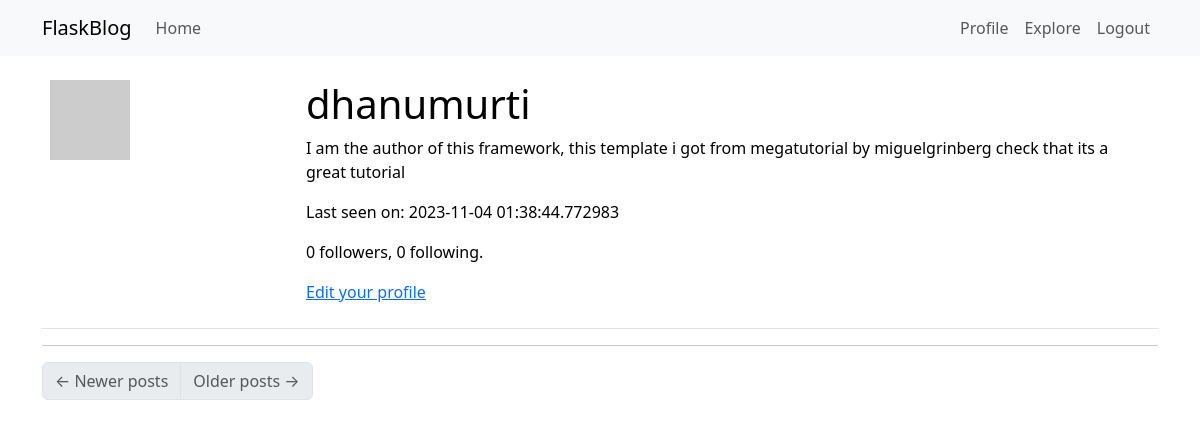
/user/dhanumurti (signed in), run on an earlier commit of the app's database.
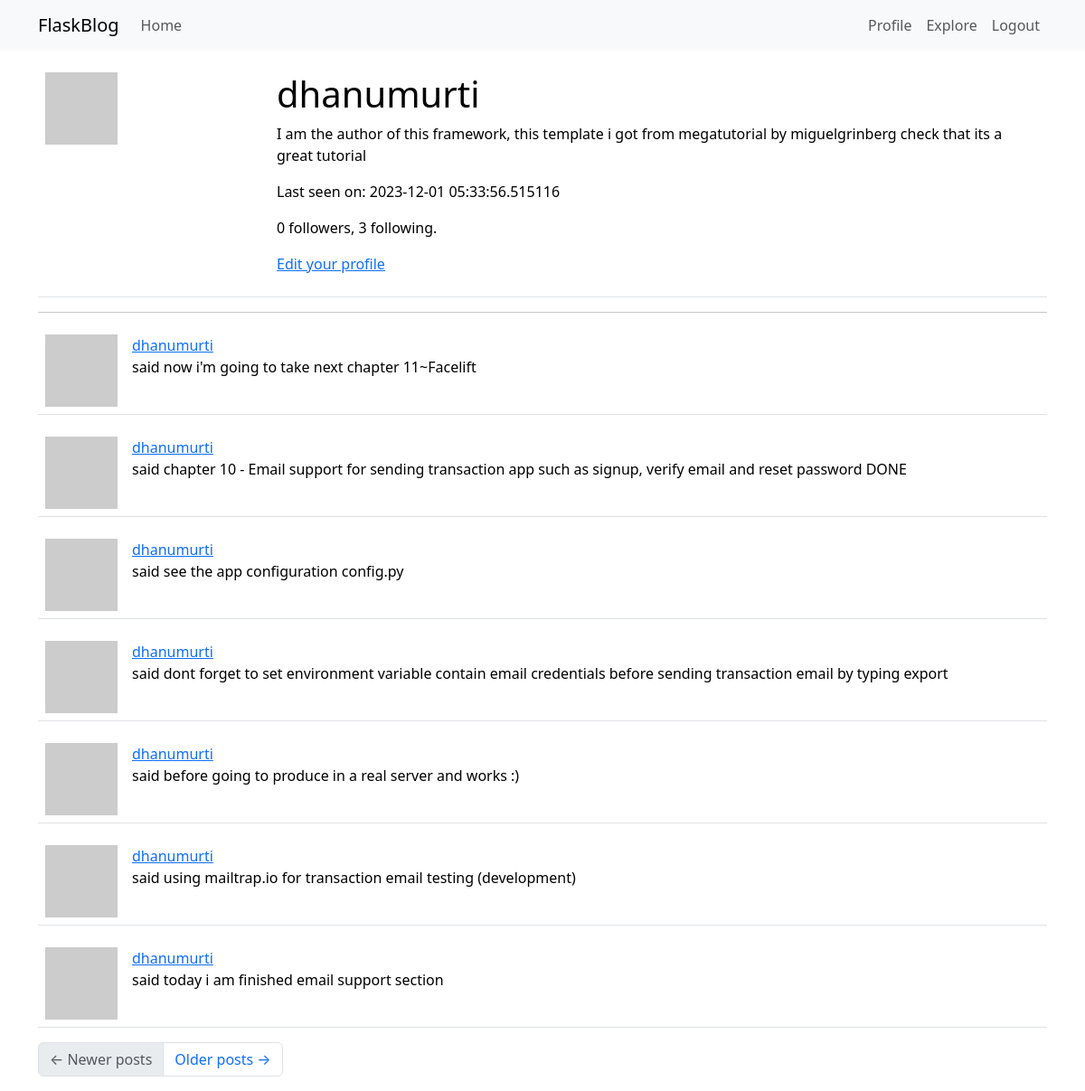
And on a later commit of the database.
### app/models.py (models this page shows, shortened)
class User(UserMixin, db.Model):
    id = db.Column(db.Integer, primary_key=True)
    username = db.Column(db.String(64), index=True, unique=True)
    email = db.Column(db.String(120), index=True, unique=True)
    password_hash = db.Column(db.String(128))
    posts = db.relationship('Post', backref='author', lazy='dynamic')
    about_me = db.Column(db.String(140))
    last_seen = db.Column(db.DateTime, default=datetime.utcnow)
    followed = db.relationship(
        'User', secondary=followers,
        primaryjoin = (followers.c.follower_id == id),
        secondaryjoin = (followers.c.followed_id == id),
        backref = db.backref('followers', lazy='dynamic'), lazy ='dynamic')
    def avatar(self, size):
        digest = md5(self.email.lower().encode('utf-8')).hexdigest()
        return 'https://www.gravatar.com/avatar/{}?d=robohash&s{}'.format(digest, size)
    """-- followed post query without users own post --
    def followed_post(self):
        return Post.query.join(
            followers, (followers.c.followed_id == Post.user_id)).filter(
                followers.c.follower_id == self.id).order_by(
                    Post.timestamp.desc())
                    """

class Post(db.Model):
    id = db.Column(db.Integer, primary_key=True)
    body = db.Column(db.String(140))
    timestamp = db.Column(db.DateTime, index=True, default=datetime.utcnow)
    user_id = db.Column(db.Integer, db.ForeignKey('user.id'))

### app/routes.py (the view)
@app.route('/user/<username>')
@login_required
def user(username):
    page = request.args.get('page', type=int)
    form = EmptyForm()
    user = User.query.filter_by(username=username).first_or_404()
    posts = user.posts.order_by(Post.timestamp.desc()).paginate(
        page=page, per_page=app.config['POST_PER_PAGE'], error_out=False)
    next_url = url_for('user', username=user.username, page=posts.next_num) \
        if posts.has_next else None
    prev_url = url_for('user', username=user.username, page=posts.prev_num) \
        if posts.has_prev else None
    return render_template('user.html', user=user, posts=posts.items,
                        form=form, next_url=next_url, prev_url=prev_url)

### app/models.py (called while the page is built)
@login.user_loader
def load_user(id):
    return User.query.get(int(id))

### app/routes.py (called while the page is built)
@app.before_request
def before_request():
    if current_user.is_authenticated:
        current_user.last_seen = datetime.utcnow()
        db.session.commit()

### app/templates/user.html (shortened to what this page needs)
{% extends "base.html" %}
{% block content %}
<table class="table table-hover">
    <tr>
        <td width="256px"><img src="{{ user.avatar(256) }}"</td>
        <td>
            <h1>{{ user.username }}</h1>
            {% if user.about_me %}<p>{{ user.about_me }}</p>{% endif %}
            {% if user.last_seen %}<p>Last seen on: {{ user.last_seen }}</p>{% endif %}
            <p>{{ user.followers.count() }} followers, {{ user.followed.count() }} following.</p>
            {% if user == current_user %}
                <p><a href="{{ url_for('edit_profile') }}">Edit your profile</a></p>
            {% endif %}
        </td>
    </tr>
</table>
<hr>
    {% for post in posts %}
        {% include '_post.html' %}
    {% endfor %}
    <nav aria-label="Post navigation">
        <ul class="pagination">
            <li class="page-item{% if not prev_url %} disabled{% endif %}">
                <a class="page-link" href="{{ prev_url }}">
                    <span aria-hidden="true">&larr;</span> Newer posts
                </a>
            </li>
            <li class="page-item{% if not next_url %} disabled{% endif %}">
                <a class="page-link" href="{{ next_url }}">
                    Older posts <span aria-hidden="true">&rarr;</span>
                </a>
            </li>
        </ul>
    </nav>
{% endblock %}

### app/templates/_post.html
<table class="table table-hover">
    <tr>
        <td width="70px">
            <a href="{{ url_for('user', username=post.author.username) }}">
                <img src="{{ post.author.avatar(70) }}" />
            </a>
        </td>
        <td>
            <a href="{{ url_for('user', username=post.author.username) }}">
                {{ post.author.username }}
            </a>
            <br>
            said {{ post.body }}
        </td>
    </tr>
</table>

What changed in the data, as far as the page shows it:
changed User "dhanumurti": last_seen "2023-11-04 01:38:44.772983" → "2023-12-01 05:33:56.515116"
added Post: author.username "dhanumurti", body "now i'm going to take next chapter 11~Facelift"
added Post: author.username "dhanumurti", body "chapter 10 - Email support for sending transaction app such as signup, verify email and reset password DONE"
added Post: author.username "dhanumurti", body "see the app configuration config.py"
added Post: author.username "dhanumurti", body "dont forget to set environment variable contain email credentials before sending transaction email by typing export"
added Post: author.username "dhanumurti", body "before going to produce in a real server and works :)"
added Post: author.username "dhanumurti", body "using mailtrap.io for transaction email testing (development)"
added Post: author.username "dhanumurti", body "today i am finished email support section"
Also different on the page:
{{ user.followed.count() }}: "0" → "3"
